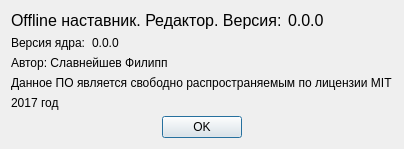
<?xml version="1.0" encoding="UTF-8"?>
<ui version="4.0">
 <class>AboutDialog</class>
 <widget class="QDialog" name="AboutDialog">
  <property name="geometry">
   <rect>
    <x>0</x>
    <y>0</y>
    <width>360</width>
    <height>144</height>
   </rect>
  </property>
  <property name="windowTitle">
   <string>О программе</string>
  </property>
  <layout class="QVBoxLayout" name="verticalLayout">
   <property name="sizeConstraint">
    <enum>QLayout::SetFixedSize</enum>
   </property>
   <item>
    <layout class="QHBoxLayout" name="horizontalLayout">
     <item>
      <widget class="QLabel" name="label">
       <property name="sizePolicy">
        <sizepolicy hsizetype="Fixed" vsizetype="Preferred">
         <horstretch>0</horstretch>
         <verstretch>0</verstretch>
        </sizepolicy>
       </property>
       <property name="font">
        <font>
         <pointsize>12</pointsize>
        </font>
       </property>
       <property name="text">
        <string>Offline наставник. Редактор. Версия:</string>
       </property>
      </widget>
     </item>
     <item>
      <widget class="QLabel" name="appVersionLabel">
       <property name="font">
        <font>
         <pointsize>12</pointsize>
        </font>
       </property>
       <property name="text">
        <string>0.0.0</string>
       </property>
      </widget>
     </item>
    </layout>
   </item>
   <item>
    <layout class="QHBoxLayout" name="horizontalLayout_2">
     <item>
      <widget class="QLabel" name="label_3">
       <property name="sizePolicy">
        <sizepolicy hsizetype="Fixed" vsizetype="Preferred">
         <horstretch>0</horstretch>
         <verstretch>0</verstretch>
        </sizepolicy>
       </property>
       <property name="text">
        <string>Версия ядра:</string>
       </property>
      </widget>
     </item>
     <item>
      <widget class="QLabel" name="omkitVersionLabel">
       <property name="text">
        <string>0.0.0</string>
       </property>
      </widget>
     </item>
    </layout>
   </item>
   <item>
    <widget class="QLabel" name="label_2">
     <property name="text">
      <string>Автор: Славнейшев Филипп</string>
     </property>
    </widget>
   </item>
   <item>
    <widget class="QLabel" name="label_4">
     <property name="text">
      <string>Данное ПО является свободно распространяемым по лицензии MIT</string>
     </property>
    </widget>
   </item>
   <item>
    <widget class="QLabel" name="label_5">
     <property name="text">
      <string>2017 год</string>
     </property>
    </widget>
   </item>
   <item>
    <widget class="QDialogButtonBox" name="buttonBox">
     <property name="orientation">
      <enum>Qt::Horizontal</enum>
     </property>
     <property name="standardButtons">
      <set>QDialogButtonBox::Ok</set>
     </property>
     <property name="centerButtons">
      <bool>true</bool>
     </property>
    </widget>
   </item>
  </layout>
 </widget>
 <resources/>
 <connections>
  <connection>
   <sender>buttonBox</sender>
   <signal>accepted()</signal>
   <receiver>AboutDialog</receiver>
   <slot>accept()</slot>
   <hints>
    <hint type="sourcelabel">
     <x>248</x>
     <y>254</y>
    </hint>
    <hint type="destinationlabel">
     <x>157</x>
     <y>274</y>
    </hint>
   </hints>
  </connection>
  <connection>
   <sender>buttonBox</sender>
   <signal>rejected()</signal>
   <receiver>AboutDialog</receiver>
   <slot>reject()</slot>
   <hints>
    <hint type="sourcelabel">
     <x>316</x>
     <y>260</y>
    </hint>
    <hint type="destinationlabel">
     <x>286</x>
     <y>274</y>
    </hint>
   </hints>
  </connection>
 </connections>
</ui>
